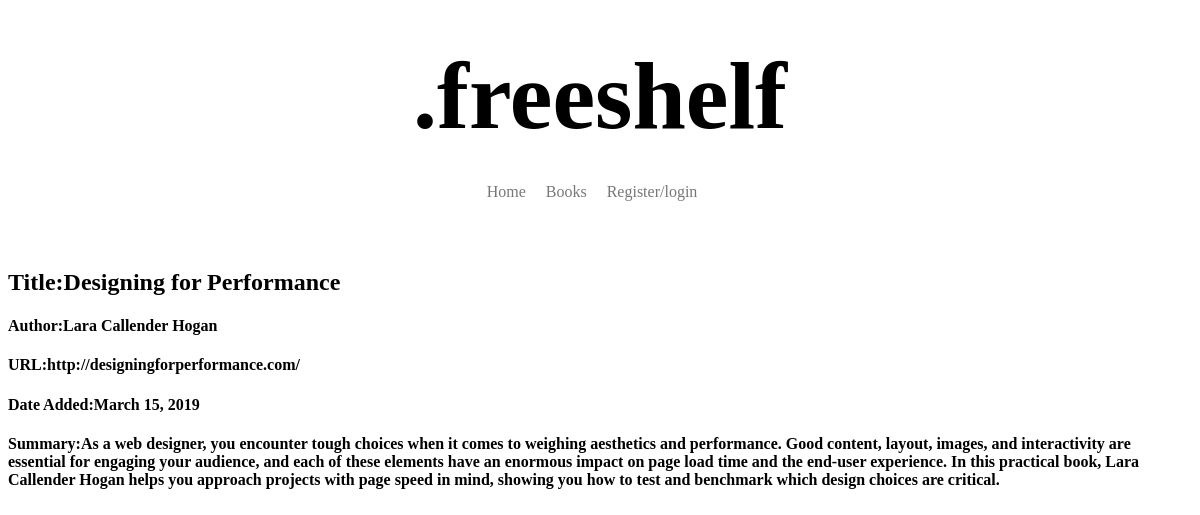
/catalog/book/6, run on the app's committed database.
### catalog/models.py (models this page shows, shortened)
class Book(models.Model):
    title = models.CharField(max_length=200)
    author = models.CharField(max_length=100, null=True)
    summary = models.TextField(max_length=1000, null=True)
    website = models.CharField(max_length=100, null=True)
    date_added = models.DateField(null=True, blank=True )
    category = models.CharField(max_length=100, null=True)
    slug = models.SlugField(null=True, blank=True)
    class Meta:
        ordering = ['-date_added']
    def get_absolute_url(self):
        return reverse('book-detail', args=[str(self.id)])

### catalog/views.py (the view)
# urls.py: path('book/<int:pk>', views.BookDetailView.as_view(), name='book-detail'),
class BookDetailView(generic.DetailView):
    model = Book
    paginate_by = 10

### catalog/templates/catalog/book_detail.html (shortened to what this page needs)
{% extends "base.html" %}
{% load static %}
{% block content %}
<nav class="pa3 pa4-ns">
    <a class="link dim black b f1 f-headline-ns tc db mb3 mb4-ns" href="#" title="Home">.freeshelf</a>
    <div class="tc pb3">
      <a class="link dim gray f6 f5-ns dib mr3" href="{% url 'base' %}">Home</a>
      <a class="link dim gray f6 f5-ns dib mr3" href="{% url 'books' %}">Books</a>
      {% if request.user.is.authenticated %}
      <div class="link dim gray f6 f5-ns dib mr3">
      {{ user.username }}</div>
      <a class="link dim gray f6 f5-ns dib mr3" href="{% url 'auth_logout' %}">logout</a>
      {% else %}
      <a class="link dim gray f6 f5-ns dib mr3" href="{% url 'auth_login' %}">Register/login</a>
    {% endif %}
    </div>
  </nav>
  <section class="mw7 center">
    <h2 class="athelas ph3 ph0-l"> <a class="link dim black ph3 ph0-l" href="{{ book.get_absolute_url }}">Title:{{ book.title }}</a></h2>
    <h4 class="athelas ph3 ph0-l"> <a class="link dim black ph3 ph0-l" href="{{ book.get_absolute_url }}">Author:{{ book.author }}</a></h4>
    <h4 class="athelas ph3 ph0-l"> <a class="link dim black ph3 ph0-l" href="{{ book.get_absolute_url }}">URL:{{ book.website }}</a></h4>
    <h4 class="athelas ph3 ph0-l"> <a class="link dim black ph3 ph0-l" href="{{ book.get_absolute_url }}">Date Added:{{ book.date_added }}</a></h4>
    <h4 class="athelas ph3 ph0-l"> <a class="link dim black ph3 ph0-l" href="{{ book.get_absolute_url }}">Summary:{{ book.summary }}</a></h4>
{% endblock %}

### catalog/static/css/styles.css (style rules this page uses)
.db { display: block; }
.dib { display: inline-block; }
.b { font-weight: bold; }
.link { text-decoration: none; transition: color .15s ease-in; }
.link:link, .link:visited { transition: color .15s ease-in; }
.black { color: #000; }
.gray { color: #777; }
.pa3 { padding: 1rem; }
.pb3 { padding-bottom: 1rem; }
.mr3 { margin-right: 1rem; }
.mb3 { margin-bottom: 1rem; }
.tc { text-align: center; }
.f1 { font-size: 3rem; }
.f6 { font-size: .875rem; }
.dim { opacity: 1; transition: opacity .15s ease-in; }
@media screen and (min-width: 30em) { .pa4-ns { padding: 2rem; } }
@media screen and (min-width: 30em) { .mb4-ns { margin-bottom: 2rem; } }
@media screen and (min-width: 30em) { .f-headline-ns { font-size: 6rem; } }
@media screen and (min-width: 30em) { .f5-ns { font-size: 1rem; } }

### data on the page
Book: title "Designing for Performance", author "Lara Callender Hogan", website "http://designingforperformance.com/", date_added "March 15, 2019", summary "As a web designer, you encounter tough choices when it comes to weighing aesthetics and performance. Good content, layout, images, and interactivity are essential for engaging your audience, and each of these elements have an enormous impact on page load time and the end-user experience. In this practical book, Lara Callender Hogan helps you approach projects with page speed in mind, showing you how to test and benchmark which design choices are critical."
